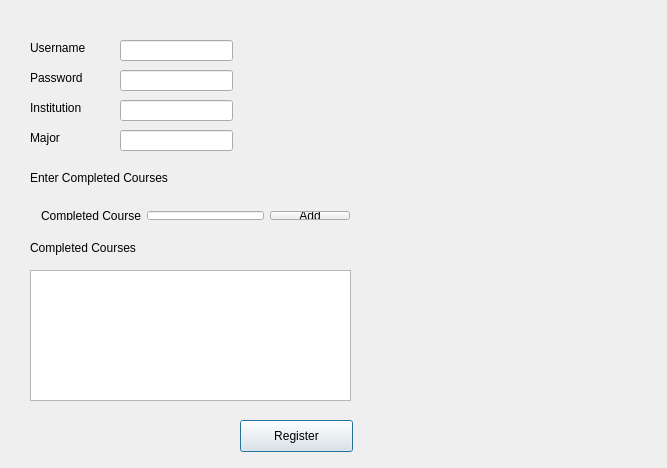
<?xml version="1.0" encoding="UTF-8"?>
<ui version="4.0">
 <class>Dialog</class>
 <widget class="QDialog" name="Dialog">
  <property name="geometry">
   <rect>
    <x>0</x>
    <y>0</y>
    <width>667</width>
    <height>468</height>
   </rect>
  </property>
  <property name="windowTitle">
   <string>Dialog</string>
  </property>
  <widget class="QLabel" name="username_lbl">
   <property name="geometry">
    <rect>
     <x>30</x>
     <y>40</y>
     <width>71</width>
     <height>16</height>
    </rect>
   </property>
   <property name="text">
    <string>Username</string>
   </property>
  </widget>
  <widget class="QLabel" name="password_lbl">
   <property name="geometry">
    <rect>
     <x>30</x>
     <y>70</y>
     <width>60</width>
     <height>16</height>
    </rect>
   </property>
   <property name="text">
    <string>Password</string>
   </property>
  </widget>
  <widget class="QLabel" name="institution_lbl">
   <property name="geometry">
    <rect>
     <x>30</x>
     <y>100</y>
     <width>60</width>
     <height>16</height>
    </rect>
   </property>
   <property name="text">
    <string>Institution</string>
   </property>
  </widget>
  <widget class="QLabel" name="enter_completed_courses_lbl">
   <property name="geometry">
    <rect>
     <x>30</x>
     <y>170</y>
     <width>161</width>
     <height>16</height>
    </rect>
   </property>
   <property name="text">
    <string>Enter Completed Courses</string>
   </property>
  </widget>
  <widget class="QLineEdit" name="username_line_edit">
   <property name="geometry">
    <rect>
     <x>120</x>
     <y>40</y>
     <width>113</width>
     <height>21</height>
    </rect>
   </property>
  </widget>
  <widget class="QLineEdit" name="major_line_edit">
   <property name="geometry">
    <rect>
     <x>120</x>
     <y>130</y>
     <width>113</width>
     <height>21</height>
    </rect>
   </property>
  </widget>
  <widget class="QLineEdit" name="institution_line_edit">
   <property name="geometry">
    <rect>
     <x>120</x>
     <y>100</y>
     <width>113</width>
     <height>21</height>
    </rect>
   </property>
  </widget>
  <widget class="QLineEdit" name="password_line_edit">
   <property name="geometry">
    <rect>
     <x>120</x>
     <y>70</y>
     <width>113</width>
     <height>21</height>
    </rect>
   </property>
  </widget>
  <widget class="QLabel" name="major_lbl">
   <property name="geometry">
    <rect>
     <x>30</x>
     <y>130</y>
     <width>41</width>
     <height>16</height>
    </rect>
   </property>
   <property name="text">
    <string>Major</string>
   </property>
  </widget>
  <widget class="QPushButton" name="register_btn">
   <property name="geometry">
    <rect>
     <x>240</x>
     <y>420</y>
     <width>113</width>
     <height>32</height>
    </rect>
   </property>
   <property name="text">
    <string>Register</string>
   </property>
  </widget>
  <widget class="QTextEdit" name="course_text_edit">
   <property name="geometry">
    <rect>
     <x>30</x>
     <y>270</y>
     <width>321</width>
     <height>131</height>
    </rect>
   </property>
  </widget>
  <widget class="QLabel" name="label_2">
   <property name="geometry">
    <rect>
     <x>30</x>
     <y>240</y>
     <width>131</width>
     <height>16</height>
    </rect>
   </property>
   <property name="text">
    <string>Completed Courses</string>
   </property>
  </widget>
  <widget class="QWidget" name="horizontalLayoutWidget">
   <property name="geometry">
    <rect>
     <x>30</x>
     <y>200</y>
     <width>331</width>
     <height>31</height>
    </rect>
   </property>
   <layout class="QHBoxLayout" name="horizontalLayout">
    <item>
     <widget class="QLabel" name="completed_course_lbl">
      <property name="text">
       <string>Completed Course</string>
      </property>
     </widget>
    </item>
    <item>
     <widget class="QLineEdit" name="course_line_edit">
      <property name="text">
       <string/>
      </property>
     </widget>
    </item>
    <item>
     <widget class="QPushButton" name="add_btn">
      <property name="text">
       <string>Add</string>
      </property>
     </widget>
    </item>
   </layout>
  </widget>
 </widget>
 <layoutdefault spacing="6" margin="11"/>
 <resources/>
 <connections/>
</ui>
